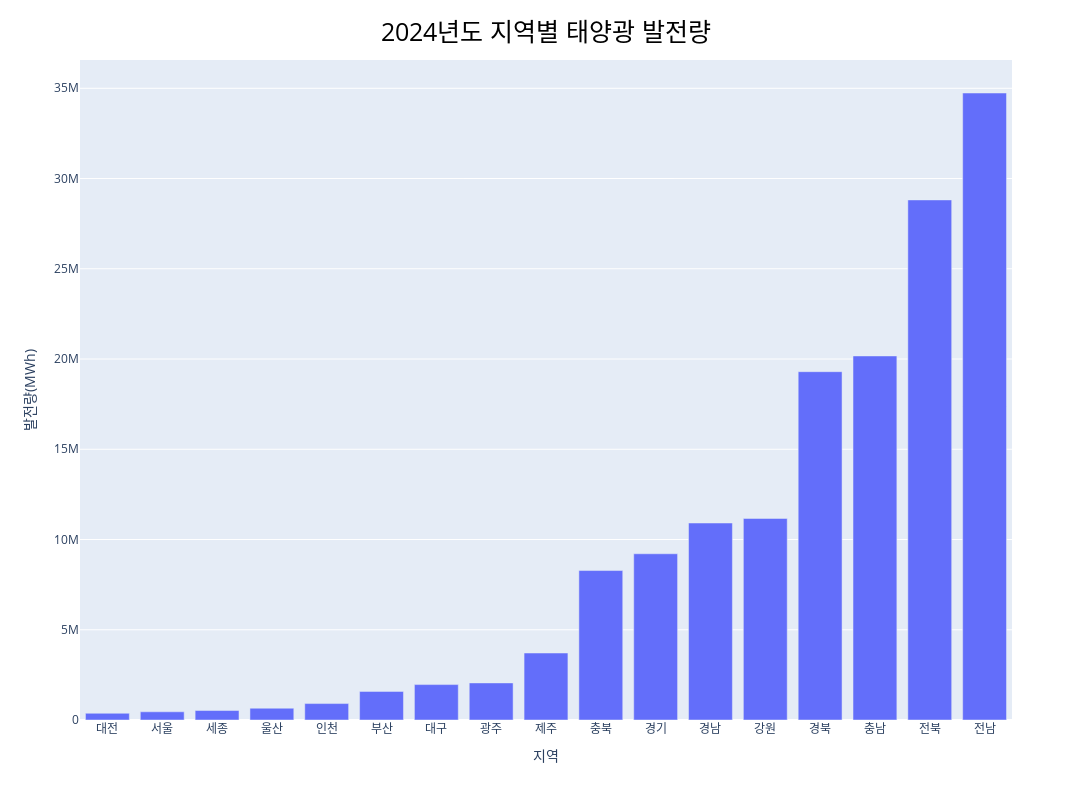

Notebook code for this chart:
### Code cell
# 2024 지역별 발전량 데이터 그래프 제작

area_2024_fig = px.bar(x=area_2024_df["지역"], y=area_2024_df["발전량(MWh)"])

# 크기 설정
area_2024_fig.update_layout(width=1200,height=800)

# 타이틀 설정
area_2024_fig.update_layout(title_text="2024년도 지역별 태양광 발전량")
area_2024_fig.update_layout(
                title_x = 0.5,
                title_y = 0.96,
                title_xanchor = "center",
                title_yanchor = "middle")
area_2024_fig.update_layout(
        title_font_size = 25,
        title_font_color = "black"
        )

# x, y축 이름 설정
area_2024_fig.update_xaxes(title_text='지역')
area_2024_fig.update_yaxes(title_text='발전량(MWh)')

area_2024_fig.show()

### Figure 1 — Plotly figure (JSON) as saved in the notebook; plotly's stock layout.template omitted (floating-point values rounded to 4 significant figures)
{"data": [{"hovertemplate": "x=%{x}<br>y=%{y}<extra></extra>", "legendgroup": "", "marker": {"color": "#636efa", "pattern": {"shape": ""}}, "name": "", "orientation": "v", "showlegend": false, "textposition": "auto", "type": "bar", "x": ["대전", "서울", "세종", "울산", "인천", "부산", "대구", "광주", "제주", "충북", "경기", "경남", "강원", "경북", "충남", "전북", "전남"], "xaxis": "x", "y": [372182, 454992, 524858, 653470, 910178, 1584748, 1962317, 2054262, 3712238, 8280679, 9209968, 10914932, 11167641, 19298394, 20170041, 28815406, 34738869], "yaxis": "y"}], "layout": {"barmode": "relative", "height": 800, "legend": {"tracegroupgap": 0}, "margin": {"t": 60}, "title": {"font": {"color": "black", "size": 25}, "text": "2024년도 지역별 태양광 발전량", "x": 0.5, "xanchor": "center", "y": 0.96, "yanchor": "middle"}, "width": 1200, "xaxis": {"anchor": "y", "domain": [0, 1], "title": {"text": "지역"}}, "yaxis": {"anchor": "x", "domain": [0, 1], "title": {"text": "발전량(MWh)"}}}}
